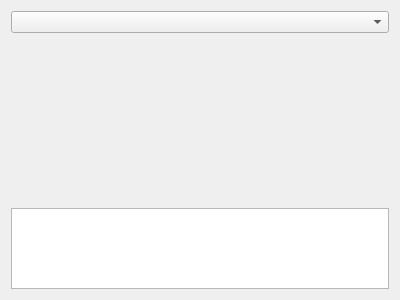
<?xml version="1.0" encoding="UTF-8"?>
<ui version="4.0">
 <class>CEditorCodeWidget</class>
 <widget class="QWidget" name="CEditorCodeWidget">
  <property name="geometry">
   <rect>
    <x>0</x>
    <y>0</y>
    <width>400</width>
    <height>300</height>
   </rect>
  </property>
  <property name="windowTitle">
   <string>Form</string>
  </property>
  <layout class="QGridLayout" name="gridLayout">
   <item row="0" column="0">
    <widget class="QComboBox" name="pSceneComboBox"/>
   </item>
   <item row="2" column="0">
    <widget class="CScriptEditorWidget" name="pCodeEdit">
     <property name="sizePolicy">
      <sizepolicy hsizetype="Expanding" vsizetype="Expanding">
       <horstretch>0</horstretch>
       <verstretch>1</verstretch>
      </sizepolicy>
     </property>
    </widget>
   </item>
   <item row="1" column="0">
    <widget class="QWidget" name="pSceneView" native="true">
     <property name="sizePolicy">
      <sizepolicy hsizetype="Preferred" vsizetype="Preferred">
       <horstretch>0</horstretch>
       <verstretch>2</verstretch>
      </sizepolicy>
     </property>
     <layout class="QGridLayout" name="gridLayout_2">
      <property name="leftMargin">
       <number>0</number>
      </property>
      <property name="topMargin">
       <number>0</number>
      </property>
      <property name="rightMargin">
       <number>0</number>
      </property>
      <property name="bottomMargin">
       <number>0</number>
      </property>
      <property name="spacing">
       <number>0</number>
      </property>
     </layout>
    </widget>
   </item>
  </layout>
 </widget>
 <customwidgets>
  <customwidget>
   <class>CScriptEditorWidget</class>
   <extends>QTextEdit</extends>
   <header>Editor/Script/ScriptEditorWidget.h</header>
  </customwidget>
 </customwidgets>
 <resources/>
 <connections/>
</ui>
